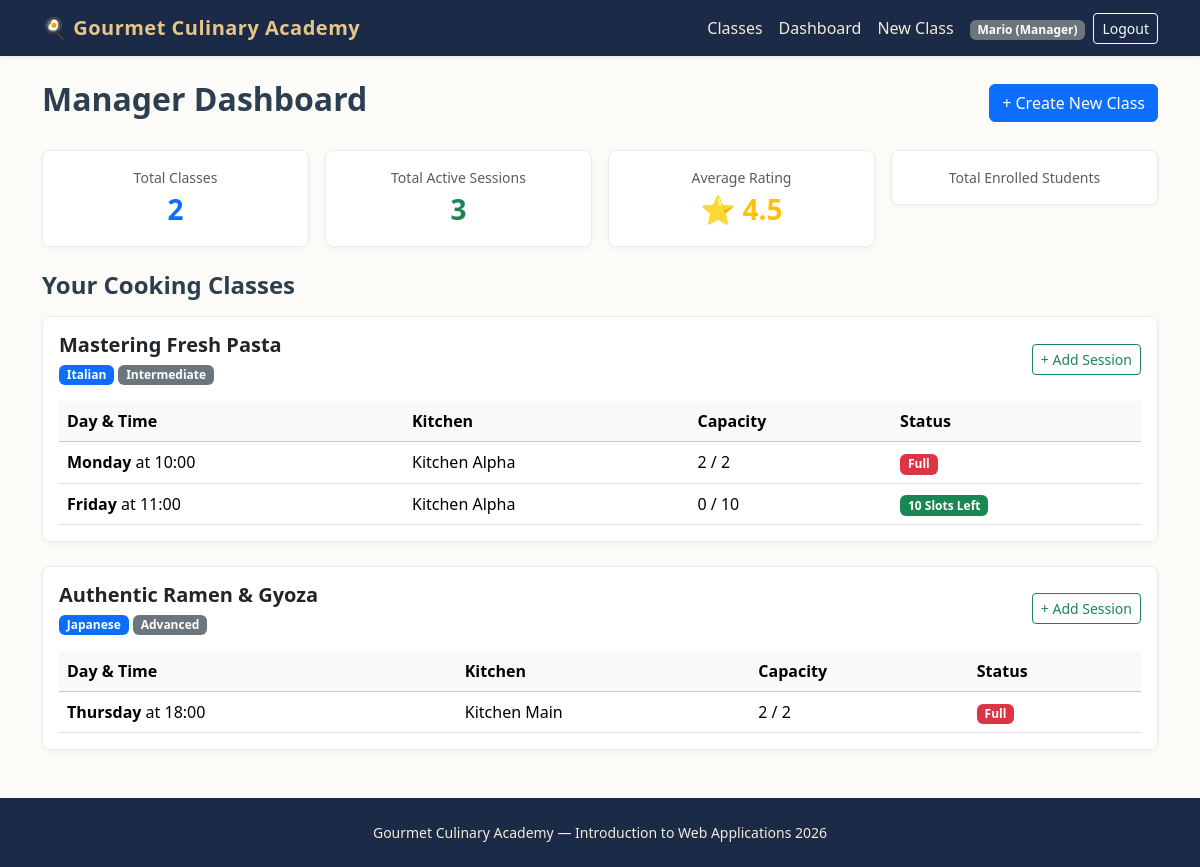
Before: /manager/dashboard (signed in) with the older database file.
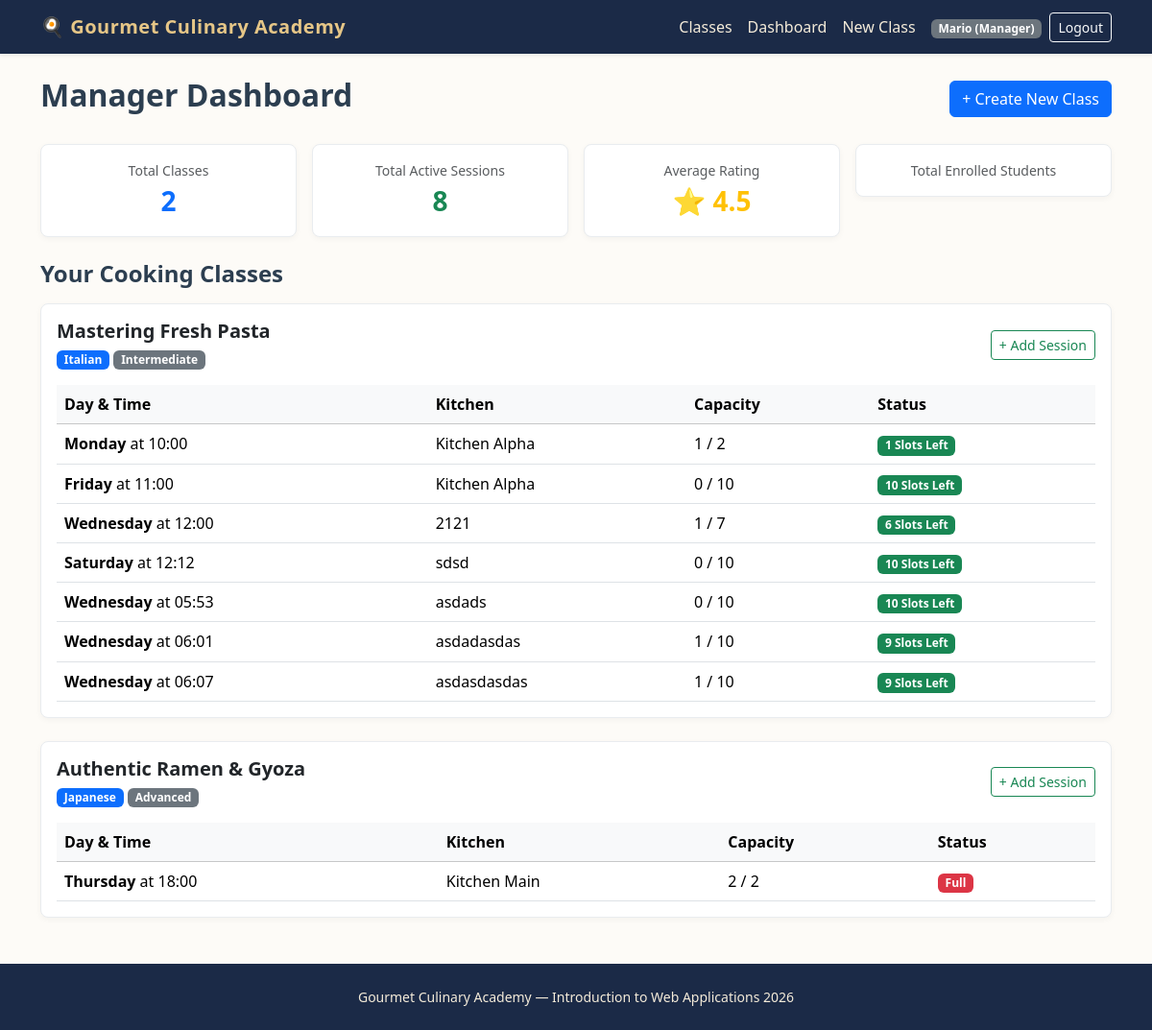
After: the same page with the newer database file.
### tables this page shows
CREATE TABLE cooking_classes (
    id INTEGER PRIMARY KEY AUTOINCREMENT,
    manager_id INTEGER NOT NULL,
    title TEXT NOT NULL UNIQUE,
    cuisine TEXT NOT NULL,
    difficulty TEXT NOT NULL CHECK(difficulty IN ('Beginner', 'Intermediate', 'Advanced')),
    duration INTEGER NOT NULL,
    dietary_category TEXT NOT NULL CHECK(dietary_category IN ('Standard', 'Vegetarian', 'Vegan', 'Gluten-free')),
    chef_name TEXT NOT NULL,
    ingredients TEXT NOT NULL, -- Virgülle ayrılmış en az 4 malzeme
    description TEXT NOT NULL,
    photo_1 TEXT NOT NULL,
    photo_2 TEXT NOT NULL,
    photo_3 TEXT NOT NULL,
    FOREIGN KEY (manager_id) REFERENCES users(id) ON DELETE CASCADE
);

CREATE TABLE class_sessions (
    id INTEGER PRIMARY KEY AUTOINCREMENT,
    class_id INTEGER NOT NULL,
    day_of_week TEXT NOT NULL CHECK(day_of_week IN ('Monday', 'Tuesday', 'Wednesday', 'Thursday', 'Friday', 'Saturday', 'Sunday')),
    start_time TEXT NOT NULL, -- HH:MM formatında
    kitchen_name TEXT NOT NULL,
    max_capacity INTEGER NOT NULL DEFAULT 10,
    FOREIGN KEY (class_id) REFERENCES cooking_classes(id) ON DELETE CASCADE
);

### routes/manager_routes.py (the view)
@manager_bp.route("/dashboard")
def dashboard():
    classes = get_manager_classes(current_user.id)
    stats = get_manager_statistics(current_user.id)
    return render_template("manager/dashboard.html", classes=classes, stats=stats)

### app.py (called while the page is built)
@login_manager.user_loader
def load_user(user_id):
    row = get_user_by_id(user_id)
    if row:
        return User(
            user_id=row["id"],
            email=row["email"],
            first_name=row["first_name"],
            last_name=row["last_name"],
            role=row["role"]
        )
    return None

### dao/class_dao.py (called while the page is built)
def get_manager_classes(manager_id):
    conn = get_db()
    cursor = conn.cursor()
    cursor.execute("SELECT * FROM cooking_classes WHERE manager_id = ?", (manager_id,))
    classes = cursor.fetchall()
    manager_data = []
    for c in classes:
        cursor.execute("""
            SELECT s.*,
                   COUNT(e.id) AS enrolled_count,
                   (s.max_capacity - COUNT(e.id)) AS available_slots
            FROM class_sessions s
            LEFT JOIN enrollments e ON s.id = e.session_id
            WHERE s.class_id = ?
            GROUP BY s.id
        """, (c["id"],))
        sessions = cursor.fetchall()
        manager_data.append({"class": c, "sessions": sessions})
    close_db(conn)
    return manager_data

### templates/manager/dashboard.html (shortened to what this page needs)
{% extends "base.html" %}
{% block content %}
<header class="d-flex justify-content-between align-items-center mb-4">
    <h1 class="h2 fw-bold">Manager Dashboard</h1>
    <a href="{{ url_for('manager.create_class') }}" class="btn btn-primary">+ Create New Class</a>
</header>
<section class="row g-3 mb-4">
    <article class="col-md-3">
        <div class="card card-culinary p-3 text-center">
            <span class="text-muted small">Total Classes</span>
            <span class="fs-3 fw-bold text-primary">{{ stats.total_classes }}</span>
        </div>
    </article>
    <article class="col-md-3">
        <div class="card card-culinary p-3 text-center">
            <span class="text-muted small">Total Active Sessions</span>
            <span class="fs-3 fw-bold text-success">{{ stats.total_sessions }}</span>
        </div>
    </article>
    <article class="col-md-3">
        <div class="card card-culinary p-3 text-center">
            <span class="text-muted small">Average Rating</span>
            <span class="fs-3 fw-bold text-warning">⭐ {{ "%.1f"|format(stats.avg_school_rating) }}</span>
        </div>
    </article>
    <article class="col-md-3">
        <div class="card card-culinary p-3 text-center">
            <span class="text-muted small">Total Enrolled Students</span>
        </div>
    </article>
</section>
<section>
    <h2 class="h4 fw-bold mb-3">Your Cooking Classes</h2>
    {% if classes %}
        {% for item in classes %}
            <article class="card card-culinary mb-4 p-3">
                <div class="d-flex justify-content-between align-items-center mb-3 flex-wrap gap-2">
                    <div>
                        <h3 class="h5 fw-bold mb-1">{{ item.class.title }}</h3>
                        <span class="badge bg-primary">{{ item.class.cuisine }}</span>
                        <span class="badge bg-secondary">{{ item.class.difficulty }}</span>
                    </div>
                    <a href="{{ url_for('manager.create_session', class_id=item.class.id) }}" class="btn btn-sm btn-outline-success">+ Add Session</a>
                </div>
                <div class="table-responsive">
                    <table class="table table-hover align-middle mb-0">
                        <thead class="table-light">
                            <tr>
                                <th>Day & Time</th>
                                <th>Kitchen</th>
                                <th>Capacity</th>
                                <th>Status</th>
                            </tr>
                        </thead>
                        <tbody>
                            {% for s in item.sessions %}
                                <tr>
                                    <td><strong>{{ s.day_of_week }}</strong> at {{ s.start_time }}</td>
                                    <td>{{ s.kitchen_name }}</td>
                                    <td>{{ s.enrolled_count }} / {{ s.max_capacity }}</td>
                                    <td>
                                        {% if s.available_slots == 0 %}
                                            <span class="badge bg-danger">Full</span>
                                        {% else %}
                                            <span class="badge bg-success">{{ s.available_slots }} Slots Left</span>
                                        {% endif %}
                                    </td>
                                </tr>
                            {% else %}
                                <tr>
                                    <td colspan="4" class="text-muted text-center py-2">No active sessions for this class yet.</td>
                                </tr>
                            {% endfor %}
                        </tbody>
                    </table>
                </div>
            </article>
        {% endfor %}
    {% endif %}
</section>
{% endblock %}

Changed rows visible on the page:
computed for class_sessions "Monday": enrolled_count "2" → "1"
added class_sessions: day_of_week "Wednesday", start_time "12:00", kitchen_name "2121", enrolled_count "1", max_capacity "7", available_slots "6", shown under "Mastering Fresh Pasta"
added class_sessions: day_of_week "Saturday", start_time "12:12", kitchen_name "sdsd", enrolled_count "0", max_capacity "10", available_slots "10", shown under "Mastering Fresh Pasta"
added class_sessions: day_of_week "Wednesday", start_time "05:53", kitchen_name "asdads", enrolled_count "0", max_capacity "10", available_slots "10", shown under "Mastering Fresh Pasta"
added class_sessions: day_of_week "Wednesday", start_time "06:01", kitchen_name "asdadasdas", enrolled_count "1", max_capacity "10", available_slots "9", shown under "Mastering Fresh Pasta"
added class_sessions: day_of_week "Wednesday", start_time "06:07", kitchen_name "asdasdasdas", enrolled_count "1", max_capacity "10", available_slots "9", shown under "Mastering Fresh Pasta"
Other visible differences:
{{ stats.total_sessions }}: "3" → "8"
list line gone: "Full"
new list line: "1 Slots Left"
